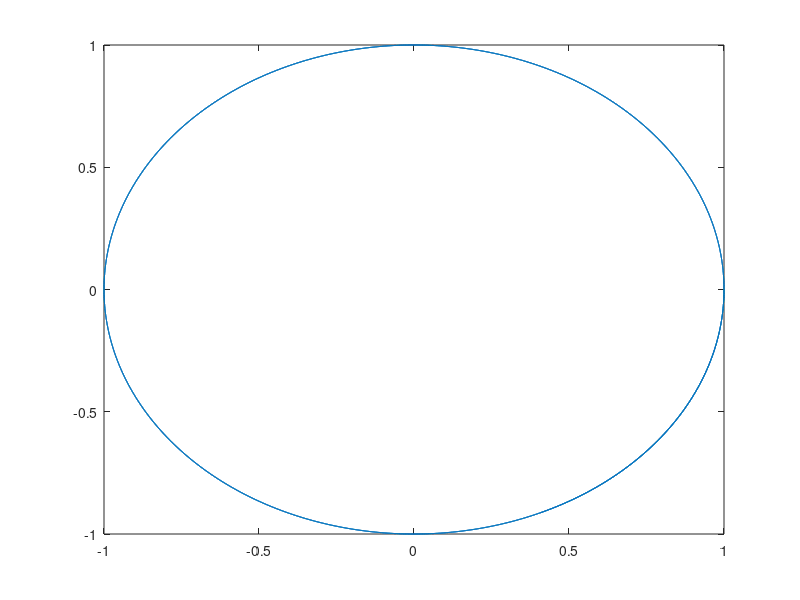

MATLAB code for this plot:
% typo: e^(j*omega*t-/+theta) -> e^(j*(omega-/+theta))

omega = 100;
t = -0.1:(1/(2*1020*100)):0.1;

exp_func = exp(1j*(omega*t-10));
plot(exp_func)
